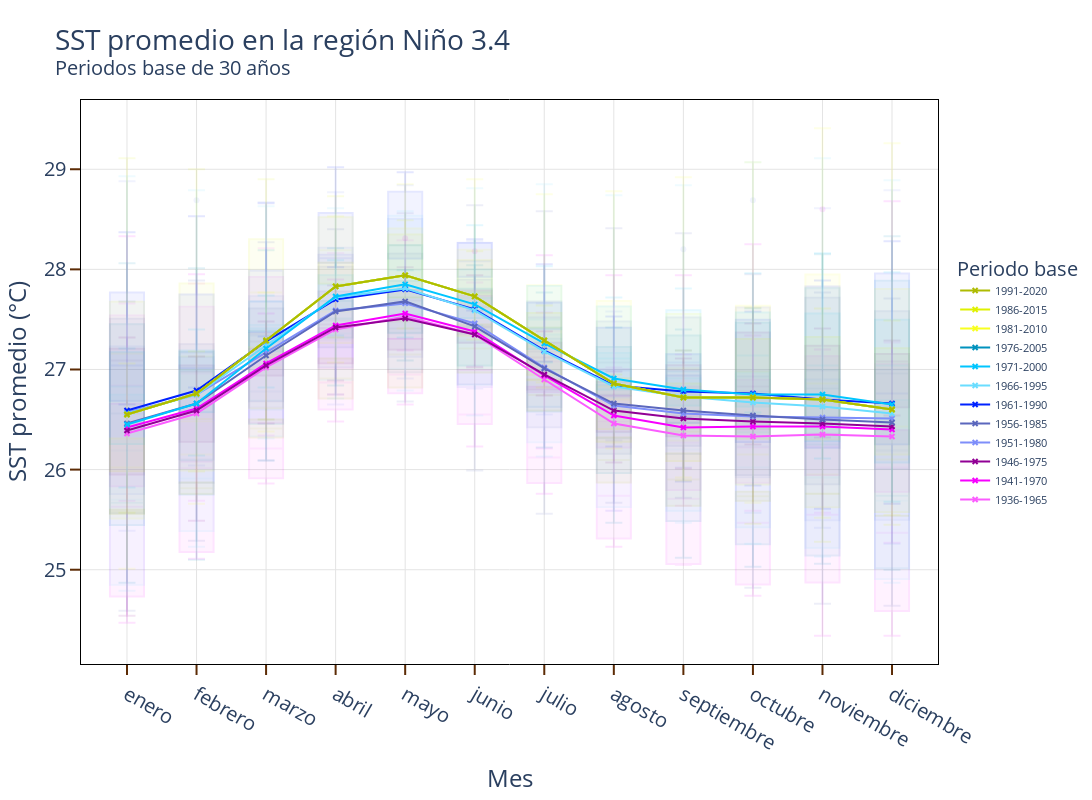

The cell this chart's notebook holds for it:
### Code cell
#https://origin.cpc.ncep.noaa.gov/products/analysis_monitoring/ensostuff/ONI_change.shtml
fig = oni_periodos_base(pd_normalidad.query("range_end>1964"),
                        pd_temperatura.query("range_end>1964")
                        )

fig.write_image(DIR + 'figures/nino34/climatologia.png')
fig.show()

### Figure 1 — Plotly figure (JSON) as saved in the notebook; plotly's stock layout.template omitted (floating-point values rounded to 4 significant figures)
{"data": [{"line": {"color": "#FB5CFF", "width": 2}, "marker": {"color": "#FB5CFF", "line": {"color": "#FB5CFF", "width": 2}, "size": 5, "symbol": "x-thin"}, "mode": "lines+markers", "name": "1936-1965", "showlegend": true, "type": "scatter", "x": ["enero", "febrero", "marzo", "abril", "mayo", "junio", "julio", "agosto", "septiembre", "octubre", "noviembre", "diciembre"], "y": [26.36, 26.56, 27.02, 27.4, 27.53, 27.35, 26.9, 26.46, 26.34, 26.33, 26.35, 26.33]}, {"line": {"color": "#FB5CFF"}, "name": "1936-1965", "opacity": 0.1, "showlegend": false, "type": "box", "x": ["enero", "enero", "enero", "enero", "enero", "febrero", "febrero", "febrero", "febrero", "febrero", "marzo", "marzo", "marzo", "marzo", "marzo", "abril", "abril", "abril", "abril", "abril", "mayo", "mayo", "mayo", "mayo", "mayo", "junio", "junio", "junio", "junio", "junio", "julio", "julio", "julio", "julio", "julio", "agosto", "agosto", "agosto", "agosto", "agosto", "septiembre", "septiembre", "septiembre", "septiembre", "septiembre", "octubre", "octubre", "octubre", "octubre", "octubre", "noviembre", "noviembre", "noviembre", "noviembre", "noviembre", "diciembre", "diciembre", "diciembre", "diciembre", "diciembre"], "y": [26.84, 27.5, 25.69, 25.88, 27.66, 26.96, 27.86, 25.69, 26.12, 27.55, 27.15, 27.83, 26.34, 26.51, 28.21, 27.75, 28.14, 27.1, 26.75, 28.16, 27.63, 28.29, 27.19, 27.35, 27.55, 27.03, 27.69, 27.87, 27.46, 27.63, 26.21, 27.08, 27.57, 26.96, 27.32, 25.59, 27.02, 27, 26.43, 26.48, 25.64, 27.15, 26.72, 25.85, 26.27, 25.59, 27.34, 26.75, 25.96, 26.22, 25.57, 27.11, 27.2, 26.07, 26.23, 25.27, 26.98, 27.27, 25.95, 26.02]}, {"line": {"color": "#F700FF", "width": 2}, "marker": {"color": "#F700FF", "line": {"color": "#F700FF", "width": 2}, "size": 5, "symbol": "x-thin"}, "mode": "lines+markers", "name": "1941-1970", "showlegend": true, "type": "scatter", "x": ["enero", "febrero", "marzo", "abril", "mayo", "junio", "julio", "agosto", "septiembre", "octubre", "noviembre", "diciembre"], "y": [26.42, 26.61, 27.06, 27.44, 27.56, 27.38, 26.94, 26.54, 26.42, 26.43, 26.43, 26.4]}, {"line": {"color": "#F700FF"}, "name": "1941-1970", "opacity": 0.1, "showlegend": false, "type": "box", "x": ["enero", "enero", "enero", "enero", "enero", "febrero", "febrero", "febrero", "febrero", "febrero", "marzo", "marzo", "marzo", "marzo", "marzo", "abril", "abril", "abril", "abril", "abril", "mayo", "mayo", "mayo", "mayo", "mayo", "junio", "junio", "junio", "junio", "junio", "julio", "julio", "julio", "julio", "julio", "agosto", "agosto", "agosto", "agosto", "agosto", "septiembre", "septiembre", "septiembre", "septiembre", "septiembre", "octubre", "octubre", "octubre", "octubre", "octubre", "noviembre", "noviembre", "noviembre", "noviembre", "noviembre", "diciembre", "diciembre", "diciembre", "diciembre", "diciembre"], "y": [26.1, 24.47, 28.33, 25.63, 24.82, 26.08, 25.11, 27.95, 26.31, 25.2, 26.21, 25.86, 27.56, 27.09, 25.93, 26.87, 26.48, 27.25, 27.9, 26.64, 26.8, 26.65, 26.97, 28.31, 26.95, 26.23, 26.53, 26.55, 28.18, 26.6, 25.9, 26.39, 25.76, 28.14, 26.12, 25.34, 26.33, 25.23, 27.94, 25.74, 25.05, 26.07, 25.06, 27.94, 25.71, 24.89, 25.77, 24.74, 28.25, 25.47, 25.05, 25.61, 24.34, 28.6, 25.55, 24.67, 25.63, 24.34, 28.68, 25.37]}, {"line": {"color": "#910095", "width": 2}, "marker": {"color": "#910095", "line": {"color": "#910095", "width": 2}, "size": 5, "symbol": "x-thin"}, "mode": "lines+markers", "name": "1946-1975", "showlegend": true, "type": "scatter", "x": ["enero", "febrero", "marzo", "abril", "mayo", "junio", "julio", "agosto", "septiembre", "octubre", "noviembre", "diciembre"], "y": [26.39, 26.59, 27.04, 27.42, 27.51, 27.35, 26.95, 26.59, 26.51, 26.48, 26.46, 26.43]}, {"line": {"color": "#910095"}, "name": "1946-1975", "opacity": 0.1, "showlegend": false, "type": "box", "x": ["enero", "enero", "enero", "enero", "enero", "febrero", "febrero", "febrero", "febrero", "febrero", "marzo", "marzo", "marzo", "marzo", "marzo", "abril", "abril", "abril", "abril", "abril", "mayo", "mayo", "mayo", "mayo", "mayo", "junio", "junio", "junio", "junio", "junio", "julio", "julio", "julio", "julio", "julio", "agosto", "agosto", "agosto", "agosto", "agosto", "septiembre", "septiembre", "septiembre", "septiembre", "septiembre", "octubre", "octubre", "octubre", "octubre", "octubre", "noviembre", "noviembre", "noviembre", "noviembre", "noviembre", "diciembre", "diciembre", "diciembre", "diciembre", "diciembre"], "y": [27.09, 26.42, 27.17, 27.32, 24.54, 26.98, 26.54, 27.01, 27.13, 25.49, 27.32, 27.28, 27.1, 27.48, 26.46, 27.76, 27.84, 27.12, 27.45, 26.89, 28.02, 27.69, 27.2, 27.72, 27.2, 27.94, 27.43, 27.02, 27.74, 27.35, 27.23, 26.82, 26.74, 27.38, 27.12, 26.48, 26.75, 26.07, 26.84, 26.98, 26.44, 26.99, 26.01, 27.11, 27.02, 26.46, 26.83, 26.25, 27.34, 27.46, 26.6, 26.99, 26.32, 27.18, 27.41, 26.65, 27.11, 26.54, 27.29, 27.08]}, {"line": {"color": "#7E8EFA", "width": 2}, "marker": {"color": "#7E8EFA", "line": {"color": "#7E8EFA", "width": 2}, "size": 5, "symbol": "x-thin"}, "mode": "lines+markers", "name": "1951-1980", "showlegend": true, "type": "scatter", "x": ["enero", "febrero", "marzo", "abril", "mayo", "junio", "julio", "agosto", "septiembre", "octubre", "noviembre", "diciembre"], "y": [26.57, 26.75, 27.17, 27.59, 27.66, 27.46, 27.02, 26.64, 26.56, 26.53, 26.52, 26.51]}, {"line": {"color": "#7E8EFA"}, "name": "1951-1980", "opacity": 0.1, "showlegend": false, "type": "box", "x": ["enero", "enero", "enero", "enero", "enero", "febrero", "febrero", "febrero", "febrero", "febrero", "marzo", "marzo", "marzo", "marzo", "marzo", "abril", "abril", "abril", "abril", "abril", "mayo", "mayo", "mayo", "mayo", "mayo", "junio", "junio", "junio", "junio", "junio", "julio", "julio", "julio", "julio", "julio", "agosto", "agosto", "agosto", "agosto", "agosto", "septiembre", "septiembre", "septiembre", "septiembre", "septiembre", "octubre", "octubre", "octubre", "octubre", "octubre", "noviembre", "noviembre", "noviembre", "noviembre", "noviembre", "diciembre", "diciembre", "diciembre", "diciembre", "diciembre"], "y": [25.39, 25.88, 28.88, 26.68, 26.19, 26.04, 26.57, 28.69, 26.6, 26.12, 26.5, 26.78, 28.67, 27.42, 26.66, 26.65, 27.15, 28.77, 28.03, 27.3, 26.91, 27.2, 28.84, 28.39, 27.36, 26.81, 26.83, 28.28, 28.26, 27.27, 26.55, 26.78, 27.19, 27.66, 26.65, 26.29, 26.6, 26.6, 27.58, 26.32, 26.02, 26.38, 26.2, 28.2, 26.52, 26.23, 26.04, 25.57, 28.69, 26.42, 26.33, 25.52, 25.42, 28.61, 26.29, 26.19, 25.26, 25.58, 28.79, 26.4]}, {"line": {"color": "#5B67BD", "width": 2}, "marker": {"color": "#5B67BD", "line": {"color": "#5B67BD", "width": 2}, "size": 5, "symbol": "x-thin"}, "mode": "lines+markers", "name": "1956-1985", "showlegend": true, "type": "scatter", "x": ["enero", "febrero", "marzo", "abril", "mayo", "junio", "julio", "agosto", "septiembre", "octubre", "noviembre", "diciembre"], "y": [26.46, 26.66, 27.14, 27.58, 27.68, 27.43, 27.01, 26.66, 26.59, 26.54, 26.5, 26.47]}, {"line": {"color": "#5B67BD"}, "name": "1956-1985", "opacity": 0.1, "showlegend": false, "type": "box", "x": ["enero", "enero", "enero", "enero", "enero", "febrero", "febrero", "febrero", "febrero", "febrero", "marzo", "marzo", "marzo", "marzo", "marzo", "abril", "abril", "abril", "abril", "abril", "mayo", "mayo", "mayo", "mayo", "mayo", "junio", "junio", "junio", "junio", "junio", "julio", "julio", "julio", "julio", "julio", "agosto", "agosto", "agosto", "agosto", "agosto", "septiembre", "septiembre", "septiembre", "septiembre", "septiembre", "octubre", "octubre", "octubre", "octubre", "octubre", "noviembre", "noviembre", "noviembre", "noviembre", "noviembre", "diciembre", "diciembre", "diciembre", "diciembre", "diciembre"], "y": [26.56, 24.59, 27.45, 27.68, 25.89, 26.98, 25.29, 27.04, 27.89, 26.06, 27.34, 26.09, 27.39, 28.27, 26.88, 27.9, 26.75, 27.38, 28.4, 27.49, 28.02, 27.07, 26.68, 28.56, 27.41, 27.65, 27.14, 25.99, 28.64, 27.42, 27.38, 26.71, 25.56, 28.58, 27.18, 27.07, 26.32, 25.67, 28.41, 27.17, 26.94, 26.41, 25.72, 28.36, 27.24, 26.93, 26.32, 24.82, 27.95, 27.51, 26.81, 26.25, 24.66, 27.77, 27.7, 26.96, 26.46, 24.64, 27.54, 27.71]}, {"line": {"color": "#0022FF", "width": 2}, "marker": {"color": "#0022FF", "line": {"color": "#0022FF", "width": 2}, "size": 5, "symbol": "x-thin"}, "mode": "lines+markers", "name": "1961-1990", "showlegend": true, "type": "scatter", "x": ["enero", "febrero", "marzo", "abril", "mayo", "junio", "julio", "agosto", "septiembre", "octubre", "noviembre", "diciembre"], "y": [26.59, 26.79, 27.28, 27.7, 27.8, 27.6, 27.19, 26.84, 26.78, 26.76, 26.7, 26.66]}, {"line": {"color": "#0022FF"}, "name": "1961-1990", "opacity": 0.1, "showlegend": false, "type": "box", "x": ["enero", "enero", "enero", "enero", "enero", "febrero", "febrero", "febrero", "febrero", "febrero", "marzo", "marzo", "marzo", "marzo", "marzo", "abril", "abril", "abril", "abril", "abril", "mayo", "mayo", "mayo", "mayo", "mayo", "junio", "junio", "junio", "junio", "junio", "julio", "julio", "julio", "julio", "julio", "agosto", "agosto", "agosto", "agosto", "agosto", "septiembre", "septiembre", "septiembre", "septiembre", "septiembre", "octubre", "octubre", "octubre", "octubre", "octubre", "noviembre", "noviembre", "noviembre", "noviembre", "noviembre", "diciembre", "diciembre", "diciembre", "diciembre", "diciembre"], "y": [27.57, 26.65, 26.7, 28.37, 27.04, 27.49, 26.82, 27.17, 28.53, 27.08, 27.76, 27.39, 27.68, 28.66, 27.33, 28.11, 28.08, 28.41, 29.02, 28.02, 27.83, 28.24, 28.71, 28.97, 28.2, 27.59, 28.04, 28.08, 28.3, 28.25, 27.08, 27.54, 27.52, 27.51, 28.05, 26.23, 27.38, 26.99, 26.91, 27.53, 25.88, 27.19, 27.07, 26.66, 27.14, 25.84, 27.47, 26.78, 26.42, 27.58, 25.61, 27.81, 26.71, 26.42, 27.89, 25.66, 27.85, 26.76, 26.45, 28.28]}, {"line": {"color": "#6ADDFF", "width": 2}, "marker": {"color": "#6ADDFF", "line": {"color": "#6ADDFF", "width": 2}, "size": 5, "symbol": "x-thin"}, "mode": "lines+markers", "name": "1966-1995", "showlegend": true, "type": "scatter", "x": ["enero", "febrero", "marzo", "abril", "mayo", "junio", "julio", "agosto", "septiembre", "octubre", "noviembre", "diciembre"], "y": [26.56, 26.75, 27.24, 27.72, 27.81, 27.59, 27.18, 26.83, 26.73, 26.67, 26.63, 26.56]}, {"line": {"color": "#6ADDFF"}, "name": "1966-1995", "opacity": 0.1, "showlegend": false, "type": "box", "x": ["enero", "enero", "enero", "enero", "enero", "febrero", "febrero", "febrero", "febrero", "febrero", "marzo", "marzo", "marzo", "marzo", "marzo", "abril", "abril", "abril", "abril", "abril", "mayo", "mayo", "mayo", "mayo", "mayo", "junio", "junio", "junio", "junio", "junio", "julio", "julio", "julio", "julio", "julio", "agosto", "agosto", "agosto", "agosto", "agosto", "septiembre", "septiembre", "septiembre", "septiembre", "septiembre", "octubre", "octubre", "octubre", "octubre", "octubre", "noviembre", "noviembre", "noviembre", "noviembre", "noviembre", "diciembre", "diciembre", "diciembre", "diciembre", "diciembre"], "y": [24.79, 24.87, 28.93, 26.02, 25.7, 25.23, 25.44, 28.79, 26.39, 25.91, 26.31, 26.34, 28.63, 27.05, 26.69, 26.96, 26.71, 28.61, 27.99, 27.36, 27.08, 26.79, 28.52, 28.58, 27.55, 26.95, 26.54, 27.35, 28.81, 27.29, 26.63, 26.13, 26.32, 28.85, 26.85, 26.37, 25.64, 25.59, 28.74, 26.64, 26.2, 25.63, 25.47, 28.84, 26.27, 26.02, 25.48, 25.26, 29.07, 26.27, 25.92, 25.13, 25.25, 29.11, 26.29, 25.69, 24.87, 24.92, 28.89, 25.96]}, {"line": {"color": "#00C5FF", "width": 2}, "marker": {"color": "#00C5FF", "line": {"color": "#00C5FF", "width": 2}, "size": 5, "symbol": "x-thin"}, "mode": "lines+markers", "name": "1971-2000", "showlegend": true, "type": "scatter", "x": ["enero", "febrero", "marzo", "abril", "mayo", "junio", "julio", "agosto", "septiembre", "octubre", "noviembre", "diciembre"], "y": [26.45, 26.66, 27.21, 27.73, 27.85, 27.65, 27.26, 26.91, 26.8, 26.75, 26.75, 26.65]}, {"line": {"color": "#00C5FF"}, "name": "1971-2000", "opacity": 0.1, "showlegend": false, "type": "box", "x": ["enero", "enero", "enero", "enero", "enero", "febrero", "febrero", "febrero", "febrero", "febrero", "marzo", "marzo", "marzo", "marzo", "marzo", "abril", "abril", "abril", "abril", "abril", "mayo", "mayo", "mayo", "mayo", "mayo", "junio", "junio", "junio", "junio", "junio", "julio", "julio", "julio", "julio", "julio", "agosto", "agosto", "agosto", "agosto", "agosto", "septiembre", "septiembre", "septiembre", "septiembre", "septiembre", "octubre", "octubre", "octubre", "octubre", "octubre", "noviembre", "noviembre", "noviembre", "noviembre", "noviembre", "diciembre", "diciembre", "diciembre", "diciembre", "diciembre"], "y": [27.21, 26.83, 27.16, 26.4, 25.82, 27.12, 27, 27.4, 26.72, 26.14, 27.74, 27.41, 27.66, 27.3, 26.82, 28.09, 27.89, 27.69, 27.85, 27.34, 28.24, 27.99, 27.32, 28.24, 27.6, 27.77, 27.85, 27.44, 28.44, 27.54, 27.07, 27.77, 27.5, 28.03, 27.25, 26.8, 27.6, 27.11, 27.72, 26.8, 26.68, 27.52, 26.98, 27.81, 26.52, 26.65, 27.44, 27.14, 27.96, 26.57, 26.11, 27.36, 27.04, 28.16, 26.34, 25.68, 27.34, 27.04, 27.97, 26.2]}, {"line": {"color": "#0092BD", "width": 2}, "marker": {"color": "#0092BD", "line": {"color": "#0092BD", "width": 2}, "size": 5, "symbol": "x-thin"}, "mode": "lines+markers", "name": "1976-2005", "showlegend": true, "type": "scatter", "x": ["enero", "febrero", "marzo", "abril", "mayo", "junio", "julio", "agosto", "septiembre", "octubre", "noviembre", "diciembre"], "y": [26.55, 26.76, 27.29, 27.83, 27.94, 27.73, 27.29, 26.86, 26.72, 26.72, 26.7, 26.6]}, {"line": {"color": "#0092BD"}, "name": "1976-2005", "opacity": 0.1, "showlegend": false, "type": "box", "x": ["enero", "enero", "enero", "enero", "enero", "febrero", "febrero", "febrero", "febrero", "febrero", "marzo", "marzo", "marzo", "marzo", "marzo", "abril", "abril", "abril", "abril", "abril", "mayo", "mayo", "mayo", "mayo", "mayo", "junio", "junio", "junio", "junio", "junio", "julio", "julio", "julio", "julio", "julio", "agosto", "agosto", "agosto", "agosto", "agosto", "septiembre", "septiembre", "septiembre", "septiembre", "septiembre", "octubre", "octubre", "octubre", "octubre", "octubre", "noviembre", "noviembre", "noviembre", "noviembre", "noviembre", "diciembre", "diciembre", "diciembre", "diciembre", "diciembre"], "y": [28.06, 25.67, 24.87, 27.25, 25.64, 28.01, 25.97, 25.1, 26.9, 26.09, 28.19, 26.6, 26.09, 27.12, 26.58, 28.21, 27.48, 26.84, 27.51, 27.51, 27.72, 27.99, 27.09, 27.46, 27.85, 27.04, 28.04, 27.04, 27.37, 27.73, 26.22, 27.77, 26.99, 26.7, 27.3, 25.47, 27.42, 26.72, 26.13, 27.16, 25.12, 27.4, 26.47, 25.61, 27.32, 25.03, 27.61, 26.37, 25.33, 27.42, 25.06, 28.15, 26.25, 25.17, 27.7, 25, 28.33, 25.74, 25.02, 27.74]}, {"line": {"color": "#F8FF20", "width": 2}, "marker": {"color": "#F8FF20", "line": {"color": "#F8FF20", "width": 2}, "size": 5, "symbol": "x-thin"}, "mode": "lines+markers", "name": "1981-2010", "showlegend": true, "type": "scatter", "x": ["enero", "febrero", "marzo", "abril", "mayo", "junio", "julio", "agosto", "septiembre", "octubre", "noviembre", "diciembre"], "y": [26.55, 26.76, 27.29, 27.83, 27.94, 27.73, 27.29, 26.86, 26.72, 26.72, 26.7, 26.6]}, {"line": {"color": "#F8FF20"}, "name": "1981-2010", "opacity": 0.1, "showlegend": false, "type": "box", "x": ["enero", "enero", "enero", "enero", "enero", "febrero", "febrero", "febrero", "febrero", "febrero", "marzo", "marzo", "marzo", "marzo", "marzo", "abril", "abril", "abril", "abril", "abril", "mayo", "mayo", "mayo", "mayo", "mayo", "junio", "junio", "junio", "junio", "junio", "julio", "julio", "julio", "julio", "julio", "agosto", "agosto", "agosto", "agosto", "agosto", "septiembre", "septiembre", "septiembre", "septiembre", "septiembre", "octubre", "octubre", "octubre", "octubre", "octubre", "noviembre", "noviembre", "noviembre", "noviembre", "noviembre", "diciembre", "diciembre", "diciembre", "diciembre", "diciembre"], "y": [27.06, 26.06, 26.02, 25.68, 25.01, 27.18, 26.15, 26.25, 26.1, 25.66, 27.77, 27.02, 27.04, 26.69, 26.38, 28.53, 27.91, 27.58, 27.33, 27.07, 28.85, 28.26, 27.53, 27.62, 27.41, 28.9, 27.96, 27.3, 27.75, 27.35, 28.75, 27.23, 26.9, 27.54, 26.87, 28.78, 26.83, 26.47, 27.32, 26.21, 28.92, 27.01, 26.53, 27.1, 25.92, 29.07, 27.16, 26.52, 26.98, 25.67, 29.41, 27.46, 26.56, 26.86, 25.52, 29.26, 27.32, 26.43, 26.35, 25.55]}, {"line": {"color": "#DFF100", "width": 2}, "marker": {"color": "#DFF100", "line": {"color": "#DFF100", "width": 2}, "size": 5, "symbol": "x-thin"}, "mode": "lines+markers", "name": "1986-2015", "showlegend": true, "type": "scatter", "x": ["enero", "febrero", "marzo", "abril", "mayo", "junio", "julio", "agosto", "septiembre", "octubre", "noviembre", "diciembre"], "y": [26.55, 26.76, 27.29, 27.83, 27.94, 27.73, 27.29, 26.86, 26.72, 26.72, 26.7, 26.6]}, {"line": {"color": "#DFF100"}, "name": "1986-2015", "opacity": 0.1, "showlegend": false, "type": "box", "x": ["enero", "enero", "enero", "enero", "enero", "febrero", "febrero", "febrero", "febrero", "febrero", "marzo", "marzo", "marzo", "marzo", "marzo", "abril", "abril", "abril", "abril", "abril", "mayo", "mayo", "mayo", "mayo", "mayo", "junio", "junio", "junio", "junio", "junio", "julio", "julio", "julio", "julio", "julio", "agosto", "agosto", "agosto", "agosto", "agosto", "septiembre", "septiembre", "septiembre", "septiembre", "septiembre", "octubre", "octubre", "octubre", "octubre", "octubre", "noviembre", "noviembre", "noviembre", "noviembre", "noviembre", "diciembre", "diciembre", "diciembre", "diciembre", "diciembre"], "y": [27.16, 27.2, 25.57, 26.12, 29.11, 27.13, 27.48, 25.98, 26.68, 29, 27.77, 28.1, 26.5, 27.33, 28.9, 28.19, 28.45, 27.32, 28.04, 28.73, 27.66, 28.49, 27.74, 28.3, 28.24, 27.39, 28.18, 27.77, 28.06, 27.7, 26.99, 27.64, 27.42, 27.54, 26.82, 26.27, 26.9, 26.95, 26.7, 26.28, 25.89, 26.75, 27.19, 26.29, 26.15, 25.46, 27.2, 27.62, 26.15, 25.98, 25.28, 27.23, 27.61, 25.74, 25.95, 25.45, 27.12, 27.49, 25.62, 26.1]}, {"line": {"color": "#AEBB02", "width": 2}, "marker": {"color": "#AEBB02", "line": {"color": "#AEBB02", "width": 2}, "size": 5, "symbol": "x-thin"}, "mode": "lines+markers", "name": "1991-2020", "showlegend": true, "type": "scatter", "x": ["enero", "febrero", "marzo", "abril", "mayo", "junio", "julio", "agosto", "septiembre", "octubre", "noviembre", "diciembre"], "y": [26.55, 26.76, 27.29, 27.83, 27.94, 27.73, 27.29, 26.86, 26.72, 26.72, 26.7, 26.6]}, {"line": {"color": "#AEBB02"}, "name": "1991-2020", "opacity": 0.1, "showlegend": false, "type": "box", "x": ["enero", "enero", "febrero", "febrero", "marzo", "marzo", "abril", "abril", "mayo", "mayo", "junio", "junio", "julio", "julio", "agosto", "agosto", "septiembre", "septiembre", "octubre", "octubre", "noviembre", "diciembre"], "y": [25.6, 25.56, 25.87, 25.76, 26.32, 26.5, 26.71, 27.11, 26.82, 27.48, 26.97, 27.45, 26.59, 26.9, 25.87, 26.32, 25.64, 26.16, 25.69, 25.78, 25.76, 25.54]}], "layout": {"font": {"size": 20}, "height": 800, "legend": {"font": {"size": 11}, "title": {"font": {"size": 20}, "text": "Periodo base"}, "traceorder": "reversed", "y": 0.5}, "plot_bgcolor": "rgba(0,0,0,0)", "title": {"text": "\n                                SST promedio en la región Niño 3.4\n                                <br><sup>Periodos base de 30 años</sup>\n                                "}, "uniformtext": {"minsize": 8, "mode": "hide"}, "width": 1500, "xaxis": {"gridcolor": "#E4E4E4", "linecolor": "black", "linewidth": 1, "mirror": true, "showline": true, "tickcolor": "#5C2B05", "ticklen": 10, "ticks": "outside", "tickwidth": 2, "title": {"text": "Mes"}}, "yaxis": {"gridcolor": "#E4E4E4", "linecolor": "black", "linewidth": 1, "mirror": true, "showline": true, "tickcolor": "#5C2B05", "ticklen": 10, "ticks": "outside", "tickwidth": 2, "title": {"text": "SST promedio (°C)"}}}}
